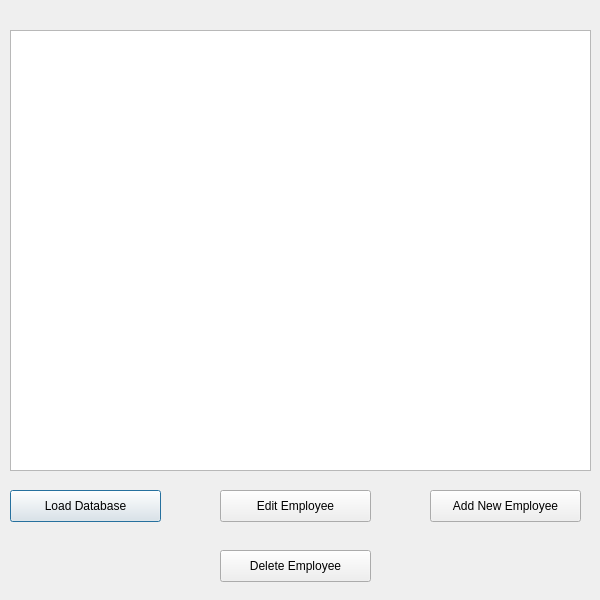
<?xml version="1.0" encoding="UTF-8"?>
<ui version="4.0">
 <class>employeeData</class>
 <widget class="QDialog" name="employeeData">
  <property name="geometry">
   <rect>
    <x>0</x>
    <y>0</y>
    <width>600</width>
    <height>600</height>
   </rect>
  </property>
  <property name="windowTitle">
   <string>Dialog</string>
  </property>
  <widget class="QTableView" name="tableView">
   <property name="geometry">
    <rect>
     <x>10</x>
     <y>30</y>
     <width>581</width>
     <height>441</height>
    </rect>
   </property>
  </widget>
  <widget class="QPushButton" name="loadDatabase">
   <property name="geometry">
    <rect>
     <x>10</x>
     <y>490</y>
     <width>151</width>
     <height>32</height>
    </rect>
   </property>
   <property name="text">
    <string>Load Database</string>
   </property>
  </widget>
  <widget class="QPushButton" name="loadDatabase_2">
   <property name="geometry">
    <rect>
     <x>430</x>
     <y>490</y>
     <width>151</width>
     <height>32</height>
    </rect>
   </property>
   <property name="text">
    <string>Add New Employee</string>
   </property>
  </widget>
  <widget class="QPushButton" name="loadDatabase_3">
   <property name="geometry">
    <rect>
     <x>220</x>
     <y>490</y>
     <width>151</width>
     <height>32</height>
    </rect>
   </property>
   <property name="text">
    <string>Edit Employee</string>
   </property>
  </widget>
  <widget class="QPushButton" name="loadDatabase_4">
   <property name="geometry">
    <rect>
     <x>220</x>
     <y>550</y>
     <width>151</width>
     <height>32</height>
    </rect>
   </property>
   <property name="text">
    <string>Delete Employee</string>
   </property>
  </widget>
 </widget>
 <resources/>
 <connections/>
</ui>
